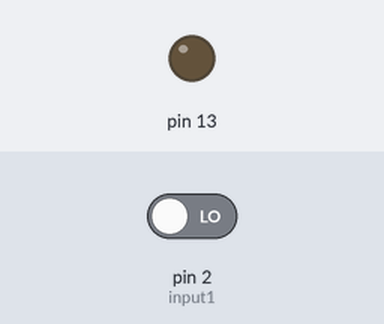
Recording of a sketch running on a simulated Arduino Uno, built with avr-gcc and run on an emulated ATmega328P. On the bench: output pins drawn as LEDs (lit = HIGH). The inputs (shaded band) are chosen by the test bench; at power-on: pin 2 (input1) LOW.

Above: at 1.2 s.
1.3 s: pin 2 (input1) driven HIGH
At 2.5 s:
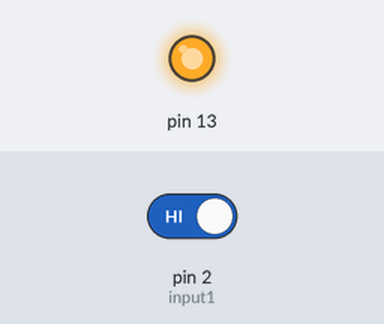
2.8 s: pin 2 (input1) driven LOW
At 3.7 s:
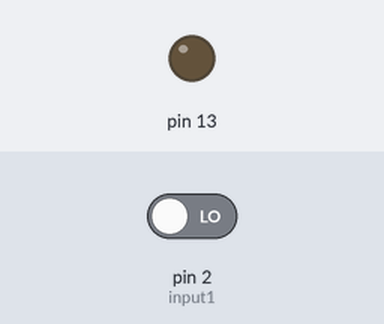
Timing chart, 0 to 5.8 s (numbered marks = the images above; inputs shaded):
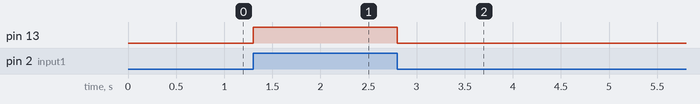

Measured:
- after the input at 1.3 s, pin 13: LOW → HIGH at once
- after the input at 2.8 s, pin 13: HIGH → LOW at once

The sketch:

on_off.ino
```cpp
int input1=2;
int input1State = 0;

void setup()
{
  pinMode(2,INPUT);
  pinMode(13,OUTPUT);

}

void loop()

{
 input1State = digitalRead(input1);

  if(input1State == HIGH)
  {
    digitalWrite(13,HIGH);
  }
  else if (input1State == LOW)
   digitalWrite(13,LOW);
}
```
